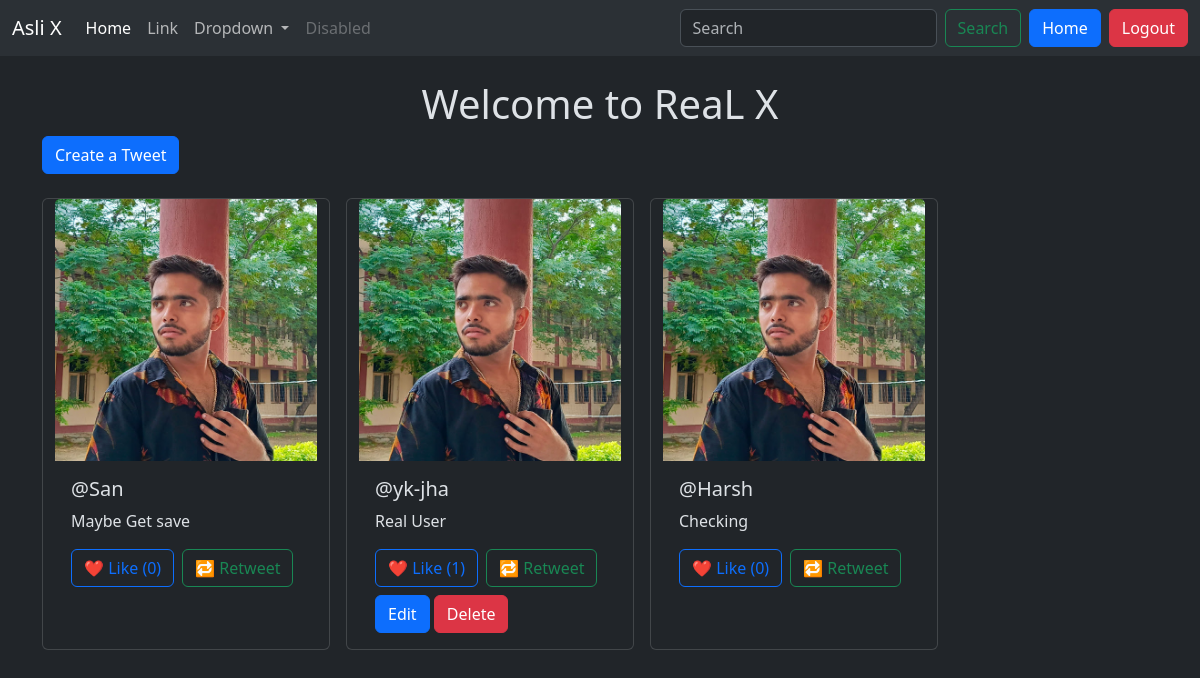
Screenshot of /Tweet/ (signed in) with the database file from the repository.
### Tweet/models.py (models this page shows, shortened)
class Tweet(models.Model):
    user = models.ForeignKey(User , on_delete=models.CASCADE)
    text = models.TextField(max_length=240)
    photo = models.ImageField(upload_to='photos/',blank=True , null=True)
    created_at = models.DateTimeField(auto_now_add=True)
    updated_at = models.DateTimeField(auto_now=True)
    retweet_from = models.ForeignKey('self', null=True, blank=True, on_delete=models.SET_NULL, related_name='retweets')
    likes = models.ManyToManyField(User, related_name='liked_tweets', blank=True)

### Tweet/views.py (the view)
# urls.py: path('', views.Tweet_list, name='tweet_list'),
def Tweet_list(request):
    Tweets = Tweet.objects.all().order_by('-created_at')
    return render(request , 'tweet_list.html' , {'Tweets' : Tweets})

### Tweet/templates/tweet_list.html (shortened to what this page needs)
{% extends "layout.html" %}
{% block content %}
<h1 class="text-center mt-4">Welcome to ReaL X</h1>
<a class="btn btn-primary mb-4" href="{% url "tweet_create" %}">Create a Tweet</a>
<div class="container row gap-3">
    {% for tweet in Tweets %}
    <div class="card" style="width: 18rem;">
        {% if tweet.photo %}
        <img src="{{ tweet.photo.url }}" class="card-img-top" alt="Tweet Image">
        {% endif %}
        <div class="card-body">
            <h5 class="card-title">@{{ tweet.user.username }}</h5>
            <p class="card-text">{{ tweet.text }}</p>
            <div class="d-flex gap-2">
                <form action="{% url 'like_tweet' tweet.id %}" method="POST">
                    <button type="submit" class="btn btn-outline-primary">
                        ❤️ Like ({{ tweet.likes.count }})
                    </button>
                </form>
                <a href="{% url 'retweet' tweet.id %}" class="btn btn-outline-success">
                    🔁 Retweet
                </a>
            </div>
            {% if tweet.user == user %}
            <a href="{% url "tweet_edit" tweet.id %}" class="btn btn-primary mt-2">Edit</a>
            <a href="{% url "tweet_delete" tweet.id %}" class="btn btn-danger mt-2">Delete</a>
            {% endif %}
        </div>
    </div>
    {% endfor %}
</div>
{% endblock %}

### rows the page displays
Tweet: photo (picture), user.username "San", text "Maybe Get save", likes.count "0"
Tweet: photo (picture), user.username "yk-jha", text "Real User", likes.count "1", shows "Edit"
Tweet: photo (picture), user.username "Harsh", text "Checking", likes.count "0"
